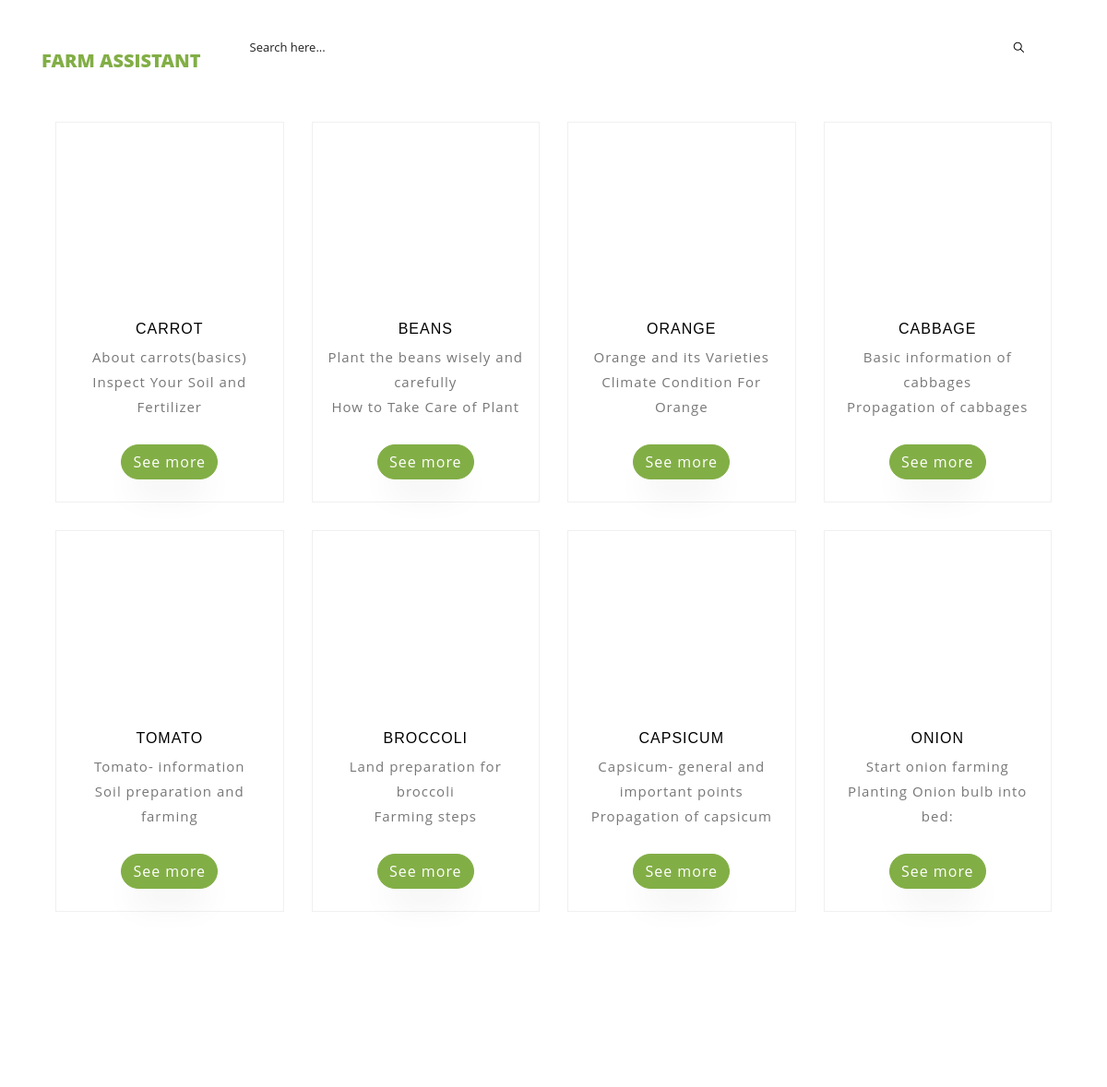
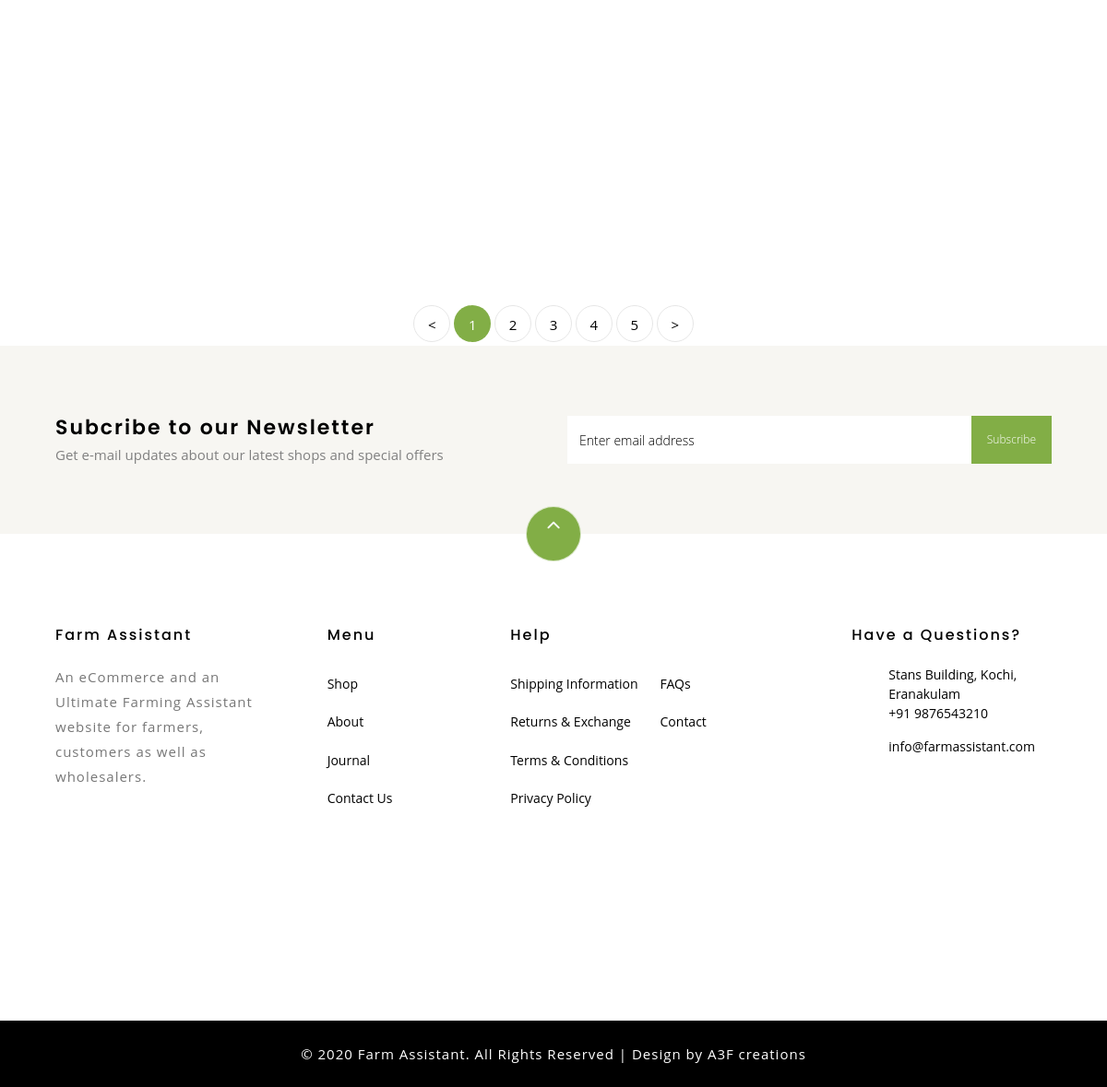
Page /Crop-Spec.php on the committed database (2 pictures, top to bottom).
### tables this page shows
CREATE TABLE IF NOT EXISTS `crop_data` (
  `c_id` int(4) NOT NULL AUTO_INCREMENT,
  `c_name` varchar(15) NOT NULL,
  `category` varchar(11) NOT NULL,
  `head1` text,
  `desc1` text,
  `head2` varchar(40) DEFAULT NULL,
  `desc2` text,
  `head3` varchar(40) DEFAULT NULL,
  `desc3` text,
  `head4` varchar(40) DEFAULT NULL,
  `desc4` text,
  `image` varchar(30) NOT NULL,
  PRIMARY KEY (`c_id`)
);

### web/Crop-Spec.php (the view, shortened to what this page needs)
<!DOCTYPE html>
<html lang="en">
  <head>
    <link rel="stylesheet" href="css/open-iconic-bootstrap.min.css">
    <link rel="stylesheet" href="css/animate.css">
    <link rel="stylesheet" href="css/owl.carousel.min.css">
    <link rel="stylesheet" href="css/owl.theme.default.min.css">
    <link rel="stylesheet" href="css/magnific-popup.css">
    <link rel="stylesheet" href="css/aos.css">
    <link rel="stylesheet" href="css/ionicons.min.css">
    <link rel="stylesheet" href="css/bootstrap-datepicker.css">
    <link rel="stylesheet" href="css/jquery.timepicker.css">
    <link rel="stylesheet" href="css/flaticon.css">
    <link rel="stylesheet" href="css/icomoon.css">
    <link rel="stylesheet" href="css/style.css">
      <link rel="stylesheet" href="css/style1.css">
  </head>
  <body class="goto-here">
    <nav class="navbar navbar-expand-lg navbar-dark ftco_navbar bg-dark ftco-navbar-light" id="ftco-navbar">
	    <div class="container">
	       <a class="navbar-brand" href="#">Farm Assistant</a>
            <div class="sidebar-box" style="width= 100px">
              <form action="#" class="search-form">
                <div class="form-group">
                  <span class="icon ion-ios-search"></span>
                  <input type="search" name="search" placeholder="Search here..."class="form-control" >
                </div>
              </form>
            </div>
	    </div>
	  </nav>
    	<div class="container">
    		<div class="row">
         <?php
      include('connection.php');
     $a="SELECT * FROM crop_data";
	            $sql=mysqli_query($conn,$a);
                while($row=mysqli_fetch_array($sql))
                {
      ?>
    			<div class="col-md-6 col-lg-3 ftco-animate">
    				<div class="product">
    					<a href="crop-spec-single.php?id=<?php echo $row['c_id']; ?>" class="img-prod"><img class="img-fluid" src="<?php echo $row["image"]; ?>" alt="Colorlib Template">
    					</a>
    					<div class="text py-3 pb-4 px-3 text-center">
                            <h3><a href="crop-spec-single.php?id=<?php echo $row['c_id']; ?>"><b><?php echo $row["c_name"]; ?></b> </a></h3>
    					<p><?php echo $row["head1"]; ?></p>
                        <p><?php echo $row["head2"]; ?></p>
                         <br>
    						<p><a href="crop-spec-single.php?id=<?php echo $row['c_id']; ?>" class="btn btn-primary">See more</a></p>
    					</div>
                     </div>
                 	</div>
    			    <?php
                }
                ?>
    		</div>
    		<div class="row mt-5">
          <div class="col text-center">
            <div class="block-27">
              <ul>
                <li><a href="#">&lt;</a></li>
                <li class="active"><span>1</span></li>
                <li><a href="#">2</a></li>
                <li><a href="#">3</a></li>
                <li><a href="#">4</a></li>
                <li><a href="#">5</a></li>
                <li><a href="#">&gt;</a></li>
              </ul>
            </div>
          </div>
        </div>
    	</div>
		<section class="ftco-section ftco-no-pt ftco-no-pb py-5 bg-light">
      <div class="container py-4">
        <div class="row d-flex justify-content-center py-5">
          <div class="col-md-6">
          	<h2 style="font-size: 22px;" class="mb-0">Subcribe to our Newsletter</h2>
          	<span>Get e-mail updates about our latest shops and special offers</span>
          </div>
          <div class="col-md-6 d-flex align-items-center">
            <form action="#" class="subscribe-form">
              <div class="form-group d-flex">
                <input type="text" class="form-control" placeholder="Enter email address">
                <input type="submit" value="Subscribe" class="submit px-3">
              </div>
            </form>
          </div>
        </div>
      </div>
    </section>
    <footer class="ftco-footer ftco-section">
      <div class="container">
      	<div class="row">
      		<div class="mouse">
						<a href="#" class="mouse-icon">
							<div class="mouse-wheel"><span class="ion-ios-arrow-up"></span></div>
						</a>
					</div>
      	</div>
        <div class="row mb-5">
          <div class="col-md">
            <div class="ftco-footer-widget mb-4">
              <h2 class="ftco-heading-2">Farm Assistant</h2>
              <p>An eCommerce and an Ultimate Farming Assistant website for farmers, customers as well as wholesalers.</p>
              <ul class="ftco-footer-social list-unstyled float-md-left float-lft mt-5">
              </ul>
            </div>
          </div>
          <div class="col-md">
            <div class="ftco-footer-widget mb-4 ml-md-5">
              <h2 class="ftco-heading-2">Menu</h2>
              <ul class="list-unstyled">
                <li><a href="#" class="py-2 d-block">Shop</a></li>
                <li><a href="#" class="py-2 d-block">About</a></li>
                <li><a href="#" class="py-2 d-block">Journal</a></li>
                <li><a href="#" class="py-2 d-block">Contact Us</a></li>
              </ul>
            </div>
          </div>
          <div class="col-md-4">
             <div class="ftco-footer-widget mb-4">
              <h2 class="ftco-heading-2">Help</h2>
              <div class="d-flex">
	              <ul class="list-unstyled mr-l-5 pr-l-3 mr-4">
	                <li><a href="#" class="py-2 d-block">Shipping Information</a></li>
	                <li><a href="#" class="py-2 d-block">Returns &amp; Exchange</a></li>
	                <li><a href="#" class="py-2 d-block">Terms &amp; Conditions</a></li>
	                <li><a href="#" class="py-2 d-block">Privacy Policy</a></li>
	              </ul>
	              <ul class="list-unstyled">
	                <li><a href="#" class="py-2 d-block">FAQs</a></li>
	                <li><a href="#" class="py-2 d-block">Contact</a></li>
	              </ul>
	            </div>
            </div>
          </div>
          <div class="col-md">
            <div class="ftco-footer-widget mb-4">
            	<h2 class="ftco-heading-2">Have a Questions?</h2>
            	<div class="block-23 mb-3">
	              <ul>
	                <li><span class="icon icon-map-marker"></span><span class="text">Stans Building, Kochi, Eranakulam</span></li>
	                <li><a href="#"><span class="icon icon-phone"></span><span class="text">+91 9876543210</span></a></li>
	                <li><a href="#"><span class="icon icon-envelope"></span><span class="text">info@farmassistant.com</span></a></li>
	              </ul>
	            </div>
            </div>
          </div>
        </div>
      </div>
    </footer>
<div class="copyrights">
	 <p>© 2020 Farm Assistant. All Rights Reserved | Design by A3F creations </p>
</div>
  </body>
</html>

### web/css/icomoon.css (style rules this page uses)
[class^="icon-"], [class*=" icon-"] { font-family: 'icomoon' !important; speak: none; font-style: normal; font-weight: normal; font-variant: normal; text-transform: none; line-height: 1; -webkit-font-smoothing: antialiased; -moz-osx-font-smoothing: grayscale; }
.icon-map-marker:before { content: "\f041"; }
.icon-phone:before { content: "\f095"; }
.icon-envelope:before { content: "\f0e0"; }

### web/css/style1.css (style rules this page uses)
.form-control { display: block; width: 100%; height: 37px; padding: 14px 12px; font-size: 14px; line-height: 1.42857143; color: #777; background-color: #fff; background-image: none; border: 1px solid #ddd; border-radius: 0; -webkit-box-shadow: inset 0 1px 1px rgba(0,0,0,.075); box-shadow: inset 0 1px 1px rgba(0,0,0,.075); -webkit-transition: border-color ease-in-out .15s,-webkit-box-shadow ease-in-out .15s; -o-transition: border-color ease-in-out .15s,box-shadow ease-in-out .15s; transition: border-color ease-in-out .15s,box-shadow ease-in-out .15s; }
button, input, select, textarea { font-family: inherit; font-size: inherit; line-height: inherit; }
.copyrights { padding: 1.5em 0em; text-align: center; box-shadow: 0 1px 1px rgba(0,0,0,.05); -o-box-shadow: 0 1px 1px rgba(0,0,0,.05); -webkit-box-shadow: 0 1px 1px rgba(0,0,0,.05); -moz-box-shadow: 0 1px 1px rgba(0,0,0,.05); background: #000; }
.copyrights p { font-size: 1em; color: #fff; margin-bottom: 0; }

### rows in the picture
crop_data: c_name "CARROT", head1 "About carrots(basics)", head2 "Inspect Your Soil and Fertilizer"
crop_data: c_name "BEANS", head1 "Plant the beans wisely and carefully", head2 "How to Take Care of Plant"
crop_data: c_name "ORANGE", head1 "Orange and its Varieties", head2 "Climate Condition For Orange"
crop_data: c_name "CABBAGE", head1 "Basic information of cabbages", head2 "Propagation of cabbages"
crop_data: c_name "TOMATO", head1 "Tomato- information", head2 "Soil preparation and farming"
crop_data: c_name "BROCCOLI", head1 "Land preparation for broccoli", head2 "Farming steps"
crop_data: c_name "CAPSICUM", head1 "Capsicum- general and important points", head2 "Propagation of capsicum"
crop_data: c_name "ONION", head1 "Start onion farming", head2 "Planting Onion bulb into bed:"
